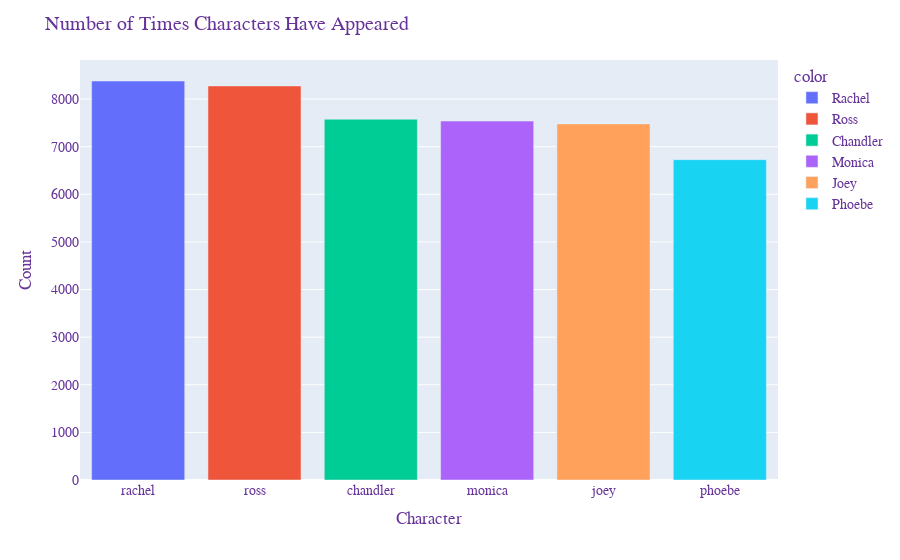

Write notebook code for a chart like this one.
### Code cell
fig = px.bar(main_cast['character'].value_counts().sort_values(ascending=False), 
             color=main_cast['character'].value_counts().sort_values(ascending=False).index.str.title())
fig.update_layout(
    title="Number of Times Characters Have Appeared",
    xaxis_title="Character",
    yaxis_title="Count",
    legend_title="color",
    font=dict(
        family="Times New Roman, monospace",
        size=14,
        color="RebeccaPurple"
))
fig.show()

### Figure 1 — Plotly figure (JSON) as saved in the notebook; plotly's stock layout.template omitted (floating-point values rounded to 4 significant figures)
{"data": [{"alignmentgroup": "True", "hovertemplate": "color=Rachel<br>index=%{x}<br>value=%{y}<extra></extra>", "legendgroup": "Rachel", "marker": {"color": "#636efa", "pattern": {"shape": ""}}, "name": "Rachel", "offsetgroup": "Rachel", "orientation": "v", "showlegend": true, "textposition": "auto", "type": "bar", "x": ["rachel"], "xaxis": "x", "y": [8380], "yaxis": "y"}, {"alignmentgroup": "True", "hovertemplate": "color=Ross<br>index=%{x}<br>value=%{y}<extra></extra>", "legendgroup": "Ross", "marker": {"color": "#EF553B", "pattern": {"shape": ""}}, "name": "Ross", "offsetgroup": "Ross", "orientation": "v", "showlegend": true, "textposition": "auto", "type": "bar", "x": ["ross"], "xaxis": "x", "y": [8276], "yaxis": "y"}, {"alignmentgroup": "True", "hovertemplate": "color=Chandler<br>index=%{x}<br>value=%{y}<extra></extra>", "legendgroup": "Chandler", "marker": {"color": "#00cc96", "pattern": {"shape": ""}}, "name": "Chandler", "offsetgroup": "Chandler", "orientation": "v", "showlegend": true, "textposition": "auto", "type": "bar", "x": ["chandler"], "xaxis": "x", "y": [7577], "yaxis": "y"}, {"alignmentgroup": "True", "hovertemplate": "color=Monica<br>index=%{x}<br>value=%{y}<extra></extra>", "legendgroup": "Monica", "marker": {"color": "#ab63fa", "pattern": {"shape": ""}}, "name": "Monica", "offsetgroup": "Monica", "orientation": "v", "showlegend": true, "textposition": "auto", "type": "bar", "x": ["monica"], "xaxis": "x", "y": [7539], "yaxis": "y"}, {"alignmentgroup": "True", "hovertemplate": "color=Joey<br>index=%{x}<br>value=%{y}<extra></extra>", "legendgroup": "Joey", "marker": {"color": "#FFA15A", "pattern": {"shape": ""}}, "name": "Joey", "offsetgroup": "Joey", "orientation": "v", "showlegend": true, "textposition": "auto", "type": "bar", "x": ["joey"], "xaxis": "x", "y": [7478], "yaxis": "y"}, {"alignmentgroup": "True", "hovertemplate": "color=Phoebe<br>index=%{x}<br>value=%{y}<extra></extra>", "legendgroup": "Phoebe", "marker": {"color": "#19d3f3", "pattern": {"shape": ""}}, "name": "Phoebe", "offsetgroup": "Phoebe", "orientation": "v", "showlegend": true, "textposition": "auto", "type": "bar", "x": ["phoebe"], "xaxis": "x", "y": [6728], "yaxis": "y"}], "layout": {"autosize": true, "barmode": "relative", "font": {"color": "RebeccaPurple", "family": "Times New Roman, monospace", "size": 14}, "legend": {"title": {"text": "color"}, "tracegroupgap": 0}, "margin": {"t": 60}, "title": {"text": "Number of Times Characters Have Appeared"}, "xaxis": {"anchor": "y", "autorange": true, "domain": [0, 1], "range": [-0.5, 5.5], "title": {"text": "Character"}, "type": "category"}, "yaxis": {"anchor": "x", "autorange": true, "domain": [0, 1], "range": [0, 8821.0], "title": {"text": "Count"}, "type": "linear"}}}
